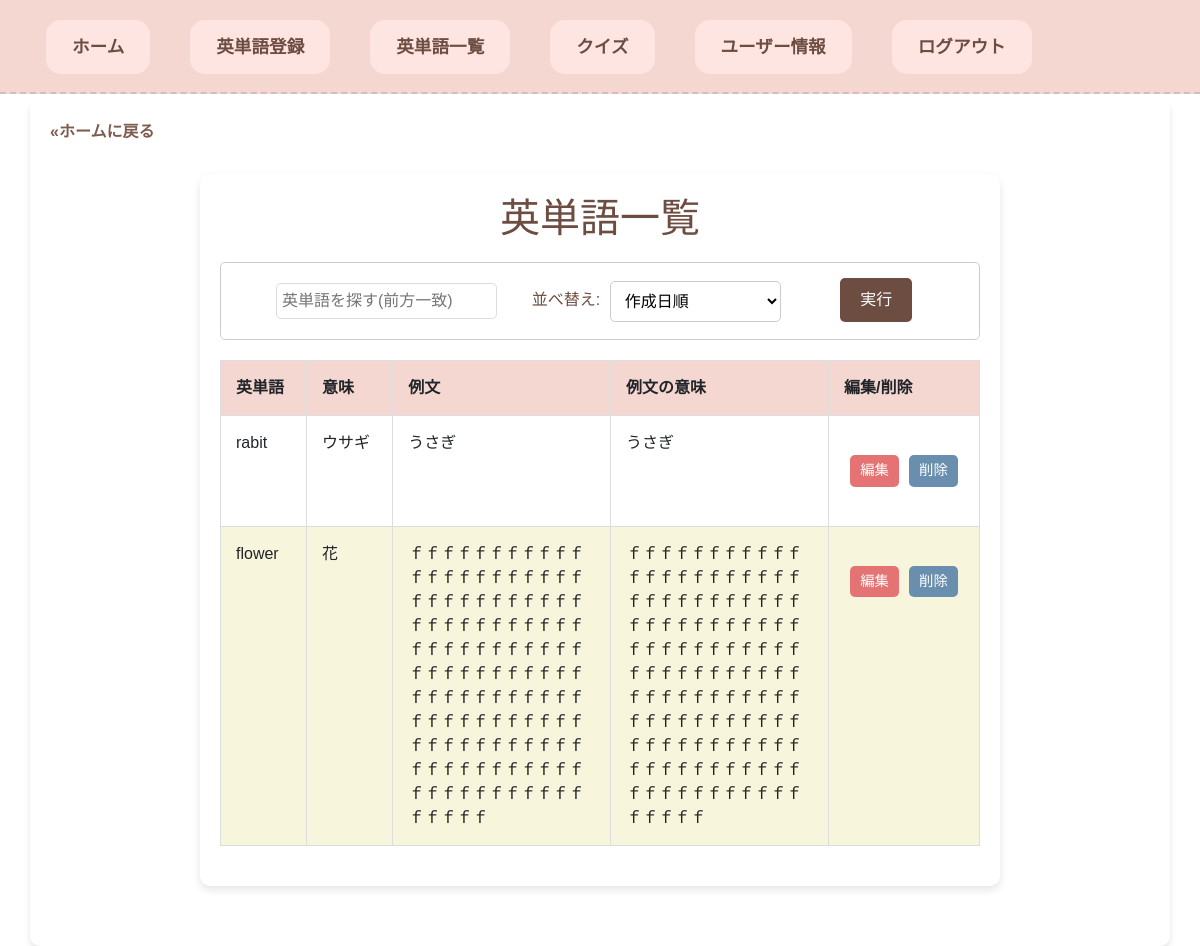
/vocabularies/vocabulary_list/ (signed in), run on the app's committed database.
### vocabularies/models.py (models this page shows, shortened)
class Registered_english_words(models.Model):
    english_word = models.CharField(max_length=100)
    meaning_word = models.CharField(max_length=100)
    example_sentence = models.TextField(max_length=200)
    meaning_of_example_sentence = models.TextField(max_length=200)
    create_at = models.DateTimeField(auto_now_add=True)  # auto_now_addはオブジェクトが最初に作成されるとき、自動的にフィールドに現在の日付をセットします。
    update_at = models.DateTimeField(auto_now=True)  # auto_nowはオブジェクトが保存される度に自動的に現在の日付をセットします。
    user_id = models.ForeignKey(
        Users, on_delete=models.CASCADE
    )

### vocabularies/views.py (the view)
# urls.py: path('vocabulary_list/', VocabularylistView.as_view(), name='vocabulary_list'),
class VocabularylistView(LoginRequiredMixin, ListView):
    model = Registered_english_words
    template_name = os.path.join('vocabularies', 'vocabulary_list.html')
    context_object_name = 'words'
    def get_queryset(self):
        query = self.request.GET.get('q')  # ユーザーが入力した検索クエリを'q'として取得。それをquery変数にぶち込む。
        order_by = self.request.GET.get('order_by', 'create_at')  # 作成日時順をデフォルトにする。
        if query:
            queryset = self.model.objects.filter(
                Q(user_id=self.request.user) &  # ログイン中のユーザー＆
                Q(english_word__icontains=query)   # english_wordカラムからqueryの部分一致のカラムで絞り込む
            )
        else:
            queryset =  self.model.objects.filter(user_id=self.request.user)
        if order_by == 'english_word':
            return queryset.order_by(Lower('english_word'))
        else:
            return queryset.order_by('-create_at')
    def get_context_data(self, **kwargs):
        context = super().get_context_data(**kwargs)  # 親クラスの get_context_data メソッドを呼び出し、既存のコンテキストデータを取得。
        context['query'] = self.request.GET.get('q', '')  # 'query'に、'q'が存在する場合は'q'を格納する。'q'が存在しない場合は、Noneを返すので、Noneのときの初期値として「''」を定めている。初期値を設定することで、検索クエリが空であってもエラーが発生せず、テンプレートが正常に動作するようになります。
        context['order_by'] = self.request.GET.get('order_by', 'create_at')  # 'query'に、'q'が存在する場合は'q'を格納する。'q'が存在しない場合は、Noneを返すので、Noneのときの初期値として「''」を定めている。初期値を設定することで、検索クエリが空であってもエラーが発生せず、テンプレートが正常に動作するようになります。
        context['no_results'] = not self.get_queryset().exists()  # クエリセットが空かどうかをチェック
        return context

### templates/vocabularies/vocabulary_list.html (shortened to what this page needs)
{% extends 'base.html' %}
{% load static %}
{% block content %}
<a class="back-home" href="{% url 'vocabularies:home' %}">«ホームに戻る</a>
<div class="english-list">
<h1 id="list-word">英単語一覧</h1>
<form class="search-form" method="get" action="{% url 'vocabularies:vocabulary_list' %}">
    <input class="search" type="text" name="q" placeholder="英単語を探す(前方一致)" value="{{ query }}">
    <label class="label-arrange" for="order_by">並べ替え:</label>
       <select class="select-options" name="order_by" id="order_by">
         <option value="create_at" {% if order_by == 'create_at' %}selected{% endif %}>作成日順</option>
       </select>
    <button class="execution" type="submit">実行</button>
</form>
{% if no_results %}
  <p id="no-results-word">一致するものがありませんでした。</p>
{% else %}
  <table class="vocabulary-table">
  <thead>
    <tr>
       <th>英単語</th>
       <th>意味</th>
       <th>例文</th>
       <th>例文の意味</th>
       <th>編集/削除</th>
    </tr>
  </thead>
  <tbody>
  {% for vocabulary in words %}
    <tr>
       <td>{{ vocabulary.english_word }}</td>
       <td>{{ vocabulary.meaning_word }}</td>
       <td>{{ vocabulary.example_sentence }}</td>
       <td>{{ vocabulary.meaning_of_example_sentence }}</td>
      <td>
        <div class="button-group">
          <a class="edit-button" href="{% url 'vocabularies:vocabulary_update' pk=vocabulary.id %}">編集</a>
          <a class="delete-button" href="{% url 'vocabularies:vocabulary_delete' pk=vocabulary.id %}">削除</a>
        </div>
       </td>
    </tr>
  {% endfor %}
  </tbody>
  </table>
{% endif %}
</div>
{% endblock %}

### static/vocabularies/css/base.css (style rules this page uses)
html, body, div, span, object, iframe, h1, h2, h3, h4, h5, h6, p, blockquote, pre, abbr, address, cite, code, del, dfn, em, img, ins, kbd, q, samp, small, strong, sub, sup, var, b, i, dl, dt, dd, ol, ul, li, fieldset, form, label, legend, table, caption, tbody, tfoot, thead, tr, th, td, article, aside, canvas, details, figcaption, figure, footer, header, hgroup, menu, nav, section, summary, time, mark, audio, video { margin:0; padding:0; border:0; outline:0; font-size:100%; vertical-align:baseline; background:transparent; }
a { margin:0; padding:0; font-size:100%; vertical-align:baseline; background:transparent; }
table { border-collapse:collapse; border-spacing:0; }
input, select { vertical-align:middle; }
body { font-family: 'Arial', sans-serif; background-color: #ceab6f; margin-top: 0; padding: 0; }

### static/vocabularies/css/home.css (style rules this page uses)
html, body, div, span, object, iframe, h1, h2, h3, h4, h5, h6, p, blockquote, pre, abbr, address, cite, code, del, dfn, em, img, ins, kbd, q, samp, small, strong, sub, sup, var, b, i, dl, dt, dd, ol, ul, li, fieldset, form, label, legend, table, caption, tbody, tfoot, thead, tr, th, td, article, aside, canvas, details, figcaption, figure, footer, header, hgroup, menu, nav, section, summary, time, mark, audio, video { margin:0; padding:0; border:0; outline:0; font-size:100%; vertical-align:baseline; background:transparent; }
a { margin:0; padding:0; font-size:100%; vertical-align:baseline; background:transparent; }
table { border-collapse:collapse; border-spacing:0; }
input, select { vertical-align:middle; }

### static/vocabularies/css/vocabulary_regist.css (style rules this page uses)
html, body, div, span, object, iframe, h1, h2, h3, h4, h5, h6, p, blockquote, pre, abbr, address, cite, code, del, dfn, em, img, ins, kbd, q, samp, small, strong, sub, sup, var, b, i, dl, dt, dd, ol, ul, li, fieldset, form, label, legend, table, caption, tbody, tfoot, thead, tr, th, td, article, aside, canvas, details, figcaption, figure, footer, header, hgroup, menu, nav, section, summary, time, mark, audio, video { margin:0; padding:0; border:0; outline:0; font-size:100%; vertical-align:baseline; background:transparent; }
a { margin:0; padding:0; font-size:100%; vertical-align:baseline; background:transparent; }
table { border-collapse:collapse; border-spacing:0; }
input, select { vertical-align:middle; }
.back-home { display: flex; color: #6d4c41; border-radius: 5px; align-items: center; text-decoration: none; font-weight: bold; transition: background-color 0.3s; }

### static/vocabularies/css/vocabulary_update.css (style rules this page uses)
html, body, div, span, object, iframe, h1, h2, h3, h4, h5, h6, p, blockquote, pre, abbr, address, cite, code, del, dfn, em, img, ins, kbd, q, samp, small, strong, sub, sup, var, b, i, dl, dt, dd, ol, ul, li, fieldset, form, label, legend, table, caption, tbody, tfoot, thead, tr, th, td, article, aside, canvas, details, figcaption, figure, footer, header, hgroup, menu, nav, section, summary, time, mark, audio, video { margin:0; padding:0; border:0; outline:0; font-size:100%; vertical-align:baseline; background:transparent; }
a { margin:0; padding:0; font-size:100%; vertical-align:baseline; background:transparent; }
table { border-collapse:collapse; border-spacing:0; }
input, select { vertical-align:middle; }

### static/vocabularies/css/quiz.css (style rules this page uses)
html, body, div, span, object, iframe, h1, h2, h3, h4, h5, h6, p, blockquote, pre, abbr, address, cite, code, del, dfn, em, img, ins, kbd, q, samp, small, strong, sub, sup, var, b, i, dl, dt, dd, ol, ul, li, fieldset, form, label, legend, table, caption, tbody, tfoot, thead, tr, th, td, article, aside, canvas, details, figcaption, figure, footer, header, hgroup, menu, nav, section, summary, time, mark, audio, video { margin:0; padding:0; border:0; outline:0; font-size:100%; vertical-align:baseline; background:transparent; }
a { margin:0; padding:0; font-size:100%; vertical-align:baseline; background:transparent; }
table { border-collapse:collapse; border-spacing:0; }
input, select { vertical-align:middle; }
.back-home { display: flex; color: #6d4c41; border-radius: 5px; align-items: center; text-decoration: none; font-weight: bold; transition: background-color 0.3s; }

### data on the page
Registered_english_words: english_word "rabit", meaning_word "ウサギ", example_sentence "うさぎ", meaning_of_example_sentence "うさぎ"
Registered_english_words: english_word "flower", meaning_word "花", example_sentence "ｆｆｆｆｆｆｆｆｆｆｆｆｆｆｆｆｆｆｆｆｆｆｆｆｆｆｆｆｆｆｆｆｆｆｆｆｆｆｆｆｆｆｆｆｆｆｆｆｆｆｆｆｆｆｆｆｆｆｆｆｆｆｆｆｆｆｆｆｆｆｆｆｆｆｆｆｆｆｆｆｆｆｆｆｆｆｆｆｆｆｆｆｆｆｆｆｆｆｆｆｆｆｆｆｆｆｆｆｆｆｆｆｆｆｆｆｆｆｆｆｆｆｆｆｆｆ", meaning_of_example_sentence "ｆｆｆｆｆｆｆｆｆｆｆｆｆｆｆｆｆｆｆｆｆｆｆｆｆｆｆｆｆｆｆｆｆｆｆｆｆｆｆｆｆｆｆｆｆｆｆｆｆｆｆｆｆｆｆｆｆｆｆｆｆｆｆｆｆｆｆｆｆｆｆｆｆｆｆｆｆｆｆｆｆｆｆｆｆｆｆｆｆｆｆｆｆｆｆｆｆｆｆｆｆｆｆｆｆｆｆｆｆｆｆｆｆｆｆｆｆｆｆｆｆｆｆｆｆｆ"
